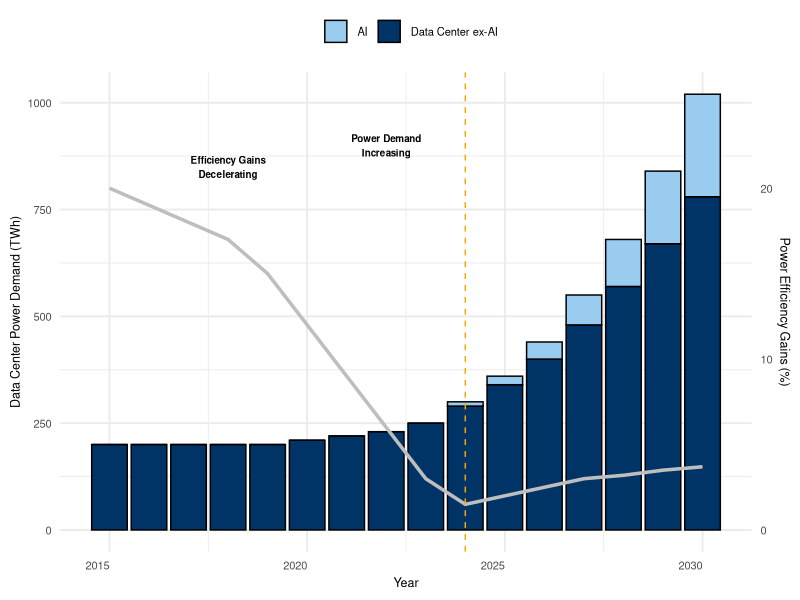

Generate this figure with R:
## ---- chunk 1
#| label: fig-ai-data-center-demand
#| fig-cap: "**Projected Demand**: By 2030, AI workloads will significantly increase power demand in data centers, outpacing efficiency gains seen previously. This emphasizes the growing environmental impact of AI systems. *source: masanet et al. (2020), cisco, IEA, goldman sachs global investment research.*"
#| fig-align: center
#| echo: false
#| message: false
#| warning: false

library(ggplot2)
library(dplyr)

data <- data.frame(
  Year = rep(2015:2030, 2),
  Demand = c(200, 200, 200, 200, 200, 210, 220, 230, 250, 290, 340, 400, 480, 570, 670, 780,
             0, 0, 0, 0, 0, 0, 0, 0, 0, 10, 20, 40, 70, 110, 170, 240),
  Type = rep(c("Data Center ex-AI", "AI"), each = 16),
  Efficiency_Gains = c(20, 19, 18, 17, 15, 12, 9, 6, 3, 1.5, 2, 2.5, 3, 3.2, 3.5, 3.7)
)

efficiency <- data.frame(
  Year = 2015:2030,
  Efficiency_Gains = c(20, 19, 18, 17, 15, 12, 9, 6, 3, 1.5, 2, 2.5, 3, 3.2, 3.5, 3.7)
)

ggplot() +
  geom_bar(data = data, aes(x = Year, y = Demand, fill = Type),
           stat = "identity", position = "stack", color = "black") +
  scale_fill_manual(values = c("Data Center ex-AI" = "#003366", "AI" = "#99ccee")) +
  geom_line(data = efficiency, aes(x = Year, y = Efficiency_Gains * 40),
            linewidth = 1.2, color = "gray") +
  scale_y_continuous(
    name = "Data Center Power Demand (TWh)",
    sec.axis = sec_axis(~./40, name = "Power Efficiency Gains (%)")
  ) +
  geom_vline(xintercept = 2024, linetype = "dashed", color = "orange") +
  annotate("text", x = 2022, y = 900, label = "Power Demand\nIncreasing", size = 2.5, fontface = "bold") +
  annotate("text", x = 2018, y = 850, label = "Efficiency Gains\nDecelerating", size = 2.5, fontface = "bold") +
  theme_minimal(base_size = 14) +
  theme(legend.position = "top") +
  labs(fill = "", x = "Year")+
  theme(
axis.text = element_text(hjust=1,size=8), # txt on x-axes
axis.title = element_text(size = 9),      # axes title
legend.text = element_text(size = 8),     # txt legend
)

